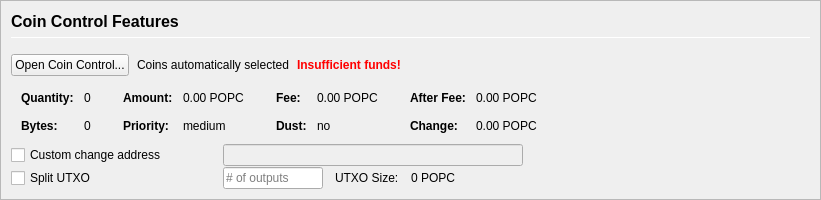
         <widget class="QFrame" name="frameCoinControl">
          <property name="sizePolicy">
           <sizepolicy hsizetype="Expanding" vsizetype="Expanding">
            <horstretch>0</horstretch>
            <verstretch>0</verstretch>
           </sizepolicy>
          </property>
          <property name="maximumSize">
           <size>
            <width>16777215</width>
            <height>16777215</height>
           </size>
          </property>
          <property name="frameShape">
           <enum>QFrame::StyledPanel</enum>
          </property>
          <property name="frameShadow">
           <enum>QFrame::Sunken</enum>
          </property>
          <layout class="QVBoxLayout" name="verticalLayoutCoinControl2">
           <property name="spacing">
            <number>0</number>
           </property>
           <property name="leftMargin">
            <number>0</number>
           </property>
           <property name="topMargin">
            <number>0</number>
           </property>
           <property name="rightMargin">
            <number>0</number>
           </property>
           <property name="bottomMargin">
            <number>0</number>
           </property>
           <item>
            <widget class="QFrame" name="frameCoinControl_BG">
             <layout class="QVBoxLayout" name="verticalLayoutCoinControl" stretch="0,0,0,0,0,0">
              <property name="spacing">
               <number>1</number>
              </property>
              <property name="leftMargin">
               <number>10</number>
              </property>
              <property name="topMargin">
               <number>10</number>
              </property>
              <item>
               <layout class="QHBoxLayout" name="horizontalLayoutCoinControl1">
                <property name="bottomMargin">
                 <number>15</number>
                </property>
                <item>
                 <layout class="QVBoxLayout" name="verticalLayout_3">
                  <property name="spacing">
                   <number>6</number>
                  </property>
                  <item>
                   <widget class="QLabel" name="labelCoinControlFeatures">
                    <property name="sizePolicy">
                     <sizepolicy hsizetype="Preferred" vsizetype="Maximum">
                      <horstretch>0</horstretch>
                      <verstretch>0</verstretch>
                     </sizepolicy>
                    </property>
                    <property name="minimumSize">
                     <size>
                      <width>0</width>
                      <height>20</height>
                     </size>
                    </property>
                    <property name="font">
                     <font>
                      <pointsize>12</pointsize>
                      <weight>75</weight>
                      <bold>true</bold>
                     </font>
                    </property>
                    <property name="styleSheet">
                     <string notr="true">font-weight:bold;</string>
                    </property>
                    <property name="text">
                     <string>Coin Control Features</string>
                    </property>
                   </widget>
                  </item>
                  <item>
                   <widget class="Line" name="line">
                    <property name="minimumSize">
                     <size>
                      <width>0</width>
                      <height>1</height>
                     </size>
                    </property>
                    <property name="maximumSize">
                     <size>
                      <width>16777215</width>
                      <height>1</height>
                     </size>
                    </property>
                    <property name="orientation">
                     <enum>Qt::Horizontal</enum>
                    </property>
                   </widget>
                  </item>
                 </layout>
                </item>
               </layout>
              </item>
              <item>
               <layout class="QHBoxLayout" name="horizontalLayoutCoinControl2" stretch="0,0,0,0">
                <property name="spacing">
                 <number>8</number>
                </property>
                <property name="bottomMargin">
                 <number>10</number>
                </property>
                <item>
                 <widget class="QPushButton" name="pushButtonCoinControl">
                  <property name="styleSheet">
                   <string notr="true"/>
                  </property>
                  <property name="text">
                   <string>Open Coin Control...</string>
                  </property>
                  <property name="autoDefault">
                   <bool>false</bool>
                  </property>
                 </widget>
                </item>
                <item>
                 <widget class="QLabel" name="labelCoinControlAutomaticallySelected">
                  <property name="text">
                   <string>Coins automatically selected</string>
                  </property>
                  <property name="margin">
                   <number>5</number>
                  </property>
                 </widget>
                </item>
                <item>
                 <widget class="QLabel" name="labelCoinControlInsuffFunds">
                  <property name="font">
                   <font>
                    <weight>75</weight>
                    <bold>true</bold>
                   </font>
                  </property>
                  <property name="styleSheet">
                   <string notr="true">color:red;font-weight:bold;</string>
                  </property>
                  <property name="text">
                   <string>Insufficient funds!</string>
                  </property>
                  <property name="margin">
                   <number>5</number>
                  </property>
                 </widget>
                </item>
                <item>
                 <spacer name="horizontalSpacerCoinControl">
                  <property name="orientation">
                   <enum>Qt::Horizontal</enum>
                  </property>
                  <property name="sizeHint" stdset="0">
                   <size>
                    <width>40</width>
                    <height>1</height>
                   </size>
                  </property>
                 </spacer>
                </item>
               </layout>
              </item>
              <item>
               <widget class="QWidget" name="widgetCoinControl" native="true">
                <property name="sizePolicy">
                 <sizepolicy hsizetype="Preferred" vsizetype="Preferred">
                  <horstretch>0</horstretch>
                  <verstretch>0</verstretch>
                 </sizepolicy>
                </property>
                <property name="minimumSize">
                 <size>
                  <width>0</width>
                  <height>0</height>
                 </size>
                </property>
                <property name="styleSheet">
                 <string notr="true"/>
                </property>
                <layout class="QHBoxLayout" name="horizontalLayoutCoinControl5">
                 <property name="leftMargin">
                  <number>0</number>
                 </property>
                 <property name="topMargin">
                  <number>0</number>
                 </property>
                 <property name="rightMargin">
                  <number>0</number>
                 </property>
                 <property name="bottomMargin">
                  <number>0</number>
                 </property>
                 <item>
                  <layout class="QHBoxLayout" name="horizontalLayoutCoinControl3" stretch="0,0,0,1">
                   <property name="spacing">
                    <number>20</number>
                   </property>
                   <property name="topMargin">
                    <number>0</number>
                   </property>
                   <property name="bottomMargin">
                    <number>10</number>
                   </property>
                   <item>
                    <layout class="QFormLayout" name="formLayoutCoinControl1">
                     <property name="horizontalSpacing">
                      <number>10</number>
                     </property>
                     <property name="verticalSpacing">
                      <number>14</number>
                     </property>
                     <property name="leftMargin">
                      <number>10</number>
                     </property>
                     <property name="topMargin">
                      <number>4</number>
                     </property>
                     <property name="rightMargin">
                      <number>6</number>
                     </property>
                     <item row="0" column="0">
                      <widget class="QLabel" name="labelCoinControlQuantityText">
                       <property name="font">
                        <font>
                         <weight>75</weight>
                         <bold>true</bold>
                        </font>
                       </property>
                       <property name="text">
                        <string>Quantity:</string>
                       </property>
                       <property name="margin">
                        <number>0</number>
                       </property>
                      </widget>
                     </item>
                     <item row="0" column="1">
                      <widget class="QLabel" name="labelCoinControlQuantity">
                       <property name="cursor">
                        <cursorShape>IBeamCursor</cursorShape>
                       </property>
                       <property name="contextMenuPolicy">
                        <enum>Qt::ActionsContextMenu</enum>
                       </property>
                       <property name="text">
                        <string notr="true">0</string>
                       </property>
                       <property name="margin">
                        <number>0</number>
                       </property>
                       <property name="textInteractionFlags">
                        <set>Qt::LinksAccessibleByMouse|Qt::TextSelectableByKeyboard|Qt::TextSelectableByMouse</set>
                       </property>
                      </widget>
                     </item>
                     <item row="1" column="0">
                      <widget class="QLabel" name="labelCoinControlBytesText">
                       <property name="font">
                        <font>
                         <weight>75</weight>
                         <bold>true</bold>
                        </font>
                       </property>
                       <property name="text">
                        <string>Bytes:</string>
                       </property>
                      </widget>
                     </item>
                     <item row="1" column="1">
                      <widget class="QLabel" name="labelCoinControlBytes">
                       <property name="cursor">
                        <cursorShape>IBeamCursor</cursorShape>
                       </property>
                       <property name="contextMenuPolicy">
                        <enum>Qt::ActionsContextMenu</enum>
                       </property>
                       <property name="text">
                        <string notr="true">0</string>
                       </property>
                       <property name="textInteractionFlags">
                        <set>Qt::LinksAccessibleByMouse|Qt::TextSelectableByKeyboard|Qt::TextSelectableByMouse</set>
                       </property>
                      </widget>
                     </item>
                    </layout>
                   </item>
                   <item>
                    <layout class="QFormLayout" name="formLayoutCoinControl2">
                     <property name="horizontalSpacing">
                      <number>10</number>
                     </property>
                     <property name="verticalSpacing">
                      <number>14</number>
                     </property>
                     <property name="leftMargin">
                      <number>6</number>
                     </property>
                     <property name="topMargin">
                      <number>4</number>
                     </property>
                     <property name="rightMargin">
                      <number>6</number>
                     </property>
                     <item row="0" column="0">
                      <widget class="QLabel" name="labelCoinControlAmountText">
                       <property name="font">
                        <font>
                         <weight>75</weight>
                         <bold>true</bold>
                        </font>
                       </property>
                       <property name="text">
                        <string>Amount:</string>
                       </property>
                       <property name="margin">
                        <number>0</number>
                       </property>
                      </widget>
                     </item>
                     <item row="0" column="1">
                      <widget class="QLabel" name="labelCoinControlAmount">
                       <property name="cursor">
                        <cursorShape>IBeamCursor</cursorShape>
                       </property>
                       <property name="contextMenuPolicy">
                        <enum>Qt::ActionsContextMenu</enum>
                       </property>
                       <property name="text">
                        <string notr="true">0.00 POPC</string>
                       </property>
                       <property name="textInteractionFlags">
                        <set>Qt::LinksAccessibleByMouse|Qt::TextSelectableByKeyboard|Qt::TextSelectableByMouse</set>
                       </property>
                      </widget>
                     </item>
                     <item row="1" column="0">
                      <widget class="QLabel" name="labelCoinControlPriorityText">
                       <property name="font">
                        <font>
                         <weight>75</weight>
                         <bold>true</bold>
                        </font>
                       </property>
                       <property name="text">
                        <string>Priority:</string>
                       </property>
                      </widget>
                     </item>
                     <item row="1" column="1">
                      <widget class="QLabel" name="labelCoinControlPriority">
                       <property name="cursor">
                        <cursorShape>IBeamCursor</cursorShape>
                       </property>
                       <property name="contextMenuPolicy">
                        <enum>Qt::ActionsContextMenu</enum>
                       </property>
                       <property name="text">
                        <string>medium</string>
                       </property>
                       <property name="textInteractionFlags">
                        <set>Qt::LinksAccessibleByMouse|Qt::TextSelectableByKeyboard|Qt::TextSelectableByMouse</set>
                       </property>
                      </widget>
                     </item>
                    </layout>
                   </item>
                   <item>
                    <layout class="QFormLayout" name="formLayoutCoinControl3">
                     <property name="horizontalSpacing">
                      <number>10</number>
                     </property>
                     <property name="verticalSpacing">
                      <number>14</number>
                     </property>
                     <property name="leftMargin">
                      <number>6</number>
                     </property>
                     <property name="topMargin">
                      <number>4</number>
                     </property>
                     <property name="rightMargin">
                      <number>6</number>
                     </property>
                     <item row="0" column="0">
                      <widget class="QLabel" name="labelCoinControlFeeText">
                       <property name="font">
                        <font>
                         <weight>75</weight>
                         <bold>true</bold>
                        </font>
                       </property>
                       <property name="text">
                        <string>Fee:</string>
                       </property>
                       <property name="margin">
                        <number>0</number>
                       </property>
                      </widget>
                     </item>
                     <item row="0" column="1">
                      <widget class="QLabel" name="labelCoinControlFee">
                       <property name="cursor">
                        <cursorShape>IBeamCursor</cursorShape>
                       </property>
                       <property name="contextMenuPolicy">
                        <enum>Qt::ActionsContextMenu</enum>
                       </property>
                       <property name="text">
                        <string notr="true">0.00 POPC</string>
                       </property>
                       <property name="textInteractionFlags">
                        <set>Qt::LinksAccessibleByMouse|Qt::TextSelectableByKeyboard|Qt::TextSelectableByMouse</set>
                       </property>
                      </widget>
                     </item>
                     <item row="1" column="0">
                      <widget class="QLabel" name="labelCoinControlLowOutputText">
                       <property name="font">
                        <font>
                         <weight>75</weight>
                         <bold>true</bold>
                        </font>
                       </property>
                       <property name="text">
                        <string>Dust:</string>
                       </property>
                      </widget>
                     </item>
                     <item row="1" column="1">
                      <widget class="QLabel" name="labelCoinControlLowOutput">
                       <property name="cursor">
                        <cursorShape>IBeamCursor</cursorShape>
                       </property>
                       <property name="contextMenuPolicy">
                        <enum>Qt::ActionsContextMenu</enum>
                       </property>
                       <property name="text">
                        <string>no</string>
                       </property>
                       <property name="textInteractionFlags">
                        <set>Qt::LinksAccessibleByMouse|Qt::TextSelectableByKeyboard|Qt::TextSelectableByMouse</set>
                       </property>
                      </widget>
                     </item>
                    </layout>
                   </item>
                   <item>
                    <layout class="QFormLayout" name="formLayoutCoinControl4">
                     <property name="horizontalSpacing">
                      <number>10</number>
                     </property>
                     <property name="verticalSpacing">
                      <number>14</number>
                     </property>
                     <property name="leftMargin">
                      <number>6</number>
                     </property>
                     <property name="topMargin">
                      <number>4</number>
                     </property>
                     <property name="rightMargin">
                      <number>6</number>
                     </property>
                     <item row="0" column="0">
                      <widget class="QLabel" name="labelCoinControlAfterFeeText">
                       <property name="font">
                        <font>
                         <weight>75</weight>
                         <bold>true</bold>
                        </font>
                       </property>
                       <property name="text">
                        <string>After Fee:</string>
                       </property>
                       <property name="margin">
                        <number>0</number>
                       </property>
                      </widget>
                     </item>
                     <item row="0" column="1">
                      <widget class="QLabel" name="labelCoinControlAfterFee">
                       <property name="cursor">
                        <cursorShape>IBeamCursor</cursorShape>
                       </property>
                       <property name="contextMenuPolicy">
                        <enum>Qt::ActionsContextMenu</enum>
                       </property>
                       <property name="text">
                        <string notr="true">0.00 POPC</string>
                       </property>
                       <property name="textInteractionFlags">
                        <set>Qt::LinksAccessibleByMouse|Qt::TextSelectableByKeyboard|Qt::TextSelectableByMouse</set>
                       </property>
                      </widget>
                     </item>
                     <item row="1" column="0">
                      <widget class="QLabel" name="labelCoinControlChangeText">
                       <property name="font">
                        <font>
                         <weight>75</weight>
                         <bold>true</bold>
                        </font>
                       </property>
                       <property name="text">
                        <string>Change:</string>
                       </property>
                      </widget>
                     </item>
                     <item row="1" column="1">
                      <widget class="QLabel" name="labelCoinControlChange">
                       <property name="cursor">
                        <cursorShape>IBeamCursor</cursorShape>
                       </property>
                       <property name="contextMenuPolicy">
                        <enum>Qt::ActionsContextMenu</enum>
                       </property>
                       <property name="text">
                        <string notr="true">0.00 POPC</string>
                       </property>
                       <property name="textInteractionFlags">
                        <set>Qt::LinksAccessibleByMouse|Qt::TextSelectableByKeyboard|Qt::TextSelectableByMouse</set>
                       </property>
                      </widget>
                     </item>
                    </layout>
                   </item>
                  </layout>
                 </item>
                </layout>
               </widget>
              </item>
              <item>
               <layout class="QHBoxLayout" name="horizontalLayoutCoinControl4">
                <property name="spacing">
                 <number>12</number>
                </property>
                <property name="sizeConstraint">
                 <enum>QLayout::SetDefaultConstraint</enum>
                </property>
                <property name="topMargin">
                 <number>0</number>
                </property>
                <property name="rightMargin">
                 <number>0</number>
                </property>
                <item>
                 <widget class="QCheckBox" name="checkBoxCoinControlChange">
                  <property name="sizePolicy">
                   <sizepolicy hsizetype="Preferred" vsizetype="Preferred">
                    <horstretch>0</horstretch>
                    <verstretch>0</verstretch>
                   </sizepolicy>
                  </property>
                  <property name="minimumSize">
                   <size>
                    <width>200</width>
                    <height>0</height>
                   </size>
                  </property>
                  <property name="maximumSize">
                   <size>
                    <width>200</width>
                    <height>16777215</height>
                   </size>
                  </property>
                  <property name="toolTip">
                   <string>If this is activated, but the change address is empty or invalid, change will be sent to a newly generated address.</string>
                  </property>
                  <property name="text">
                   <string>Custom change address</string>
                  </property>
                 </widget>
                </item>
                <item>
                 <widget class="QValidatedLineEdit" name="lineEditCoinControlChange">
                  <property name="enabled">
                   <bool>false</bool>
                  </property>
                  <property name="sizePolicy">
                   <sizepolicy hsizetype="Preferred" vsizetype="Preferred">
                    <horstretch>0</horstretch>
                    <verstretch>0</verstretch>
                   </sizepolicy>
                  </property>
                  <property name="minimumSize">
                   <size>
                    <width>300</width>
                    <height>0</height>
                   </size>
                  </property>
                 </widget>
                </item>
                <item>
                 <widget class="QLabel" name="labelCoinControlChangeLabel">
                  <property name="sizePolicy">
                   <sizepolicy hsizetype="Preferred" vsizetype="Preferred">
                    <horstretch>0</horstretch>
                    <verstretch>0</verstretch>
                   </sizepolicy>
                  </property>
                  <property name="minimumSize">
                   <size>
                    <width>100</width>
                    <height>0</height>
                   </size>
                  </property>
                  <property name="text">
                   <string/>
                  </property>
                  <property name="margin">
                   <number>3</number>
                  </property>
                 </widget>
                </item>
               </layout>
              </item>
              <item>
               <layout class="QHBoxLayout" name="horizontalLayoutCoinControl6">
                <property name="spacing">
                 <number>12</number>
                </property>
                <property name="rightMargin">
                 <number>0</number>
                </property>
                <item>
                 <widget class="QCheckBox" name="splitBlockCheckBox">
                  <property name="sizePolicy">
                   <sizepolicy hsizetype="Preferred" vsizetype="Preferred">
                    <horstretch>0</horstretch>
                    <verstretch>0</verstretch>
                   </sizepolicy>
                  </property>
                  <property name="minimumSize">
                   <size>
                    <width>200</width>
                    <height>0</height>
                   </size>
                  </property>
                  <property name="maximumSize">
                   <size>
                    <width>200</width>
                    <height>16777215</height>
                   </size>
                  </property>
                  <property name="text">
                   <string>Split UTXO</string>
                  </property>
                 </widget>
                </item>
                <item>
                 <widget class="QLineEdit" name="splitBlockLineEdit">
                  <property name="sizePolicy">
                   <sizepolicy hsizetype="Preferred" vsizetype="Preferred">
                    <horstretch>50</horstretch>
                    <verstretch>0</verstretch>
                   </sizepolicy>
                  </property>
                  <property name="minimumSize">
                   <size>
                    <width>100</width>
                    <height>0</height>
                   </size>
                  </property>
                  <property name="maximumSize">
                   <size>
                    <width>100</width>
                    <height>16777215</height>
                   </size>
                  </property>
                  <property name="placeholderText">
                   <string># of outputs</string>
                  </property>
                 </widget>
                </item>
                <item>
                 <widget class="QLabel" name="labelBlockSizeText">
                  <property name="text">
                   <string>UTXO Size:</string>
                  </property>
                 </widget>
                </item>
                <item>
                 <widget class="QLabel" name="labelBlockSize">
                  <property name="text">
                   <string>0 POPC</string>
                  </property>
                 </widget>
                </item>
                <item>
                 <spacer name="horizontalSpacer_7">
                  <property name="orientation">
                   <enum>Qt::Horizontal</enum>
                  </property>
                  <property name="sizeHint" stdset="0">
                   <size>
                    <width>40</width>
                    <height>20</height>
                   </size>
                  </property>
                 </spacer>
                </item>
               </layout>
              </item>
              <item>
               <spacer name="verticalSpacerCoinControl">
                <property name="orientation">
                 <enum>Qt::Vertical</enum>
                </property>
                <property name="sizeHint" stdset="0">
                 <size>
                  <width>800</width>
                  <height>1</height>
                 </size>
                </property>
               </spacer>
              </item>
             </layout>
            </widget>
           </item>
          </layout>
         </widget>
